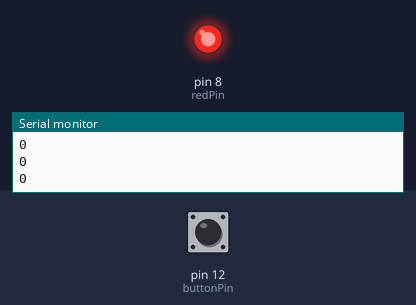
Recording of a sketch running on a simulated Arduino Uno, built with avr-gcc and run on an emulated ATmega328P. Shown: output pins drawn as LEDs (lit = HIGH), the last lines printed to the serial monitor. The test bench sets the inputs (shaded band); at power-on: pin 12 (buttonPin) LOW.

Above: at 1.2 s.
1.3 s: pin 12 (buttonPin) pulled HIGH for 0.15 s
At 1.45 s:
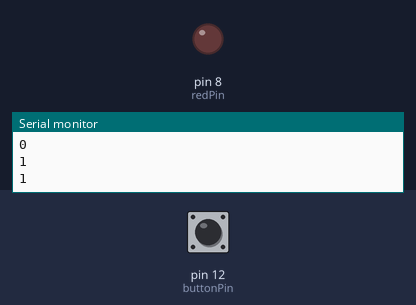
3.0 s: pin 12 (buttonPin) pulled HIGH for 3.2 s
At 7.0 s:
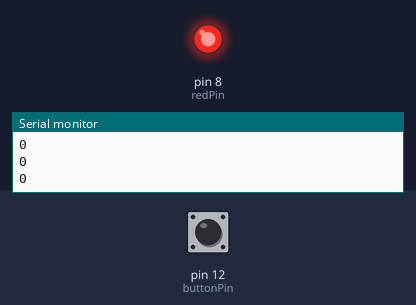
Timing chart, 0 to 8.5 s (numbered marks = the images above; inputs shaded):
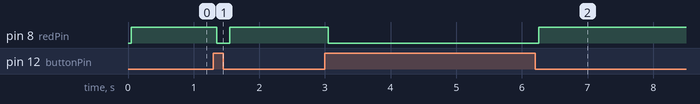

The sketch:

LED.ino
```cpp
int redPin = 8;
int buttonPin = 12;
int buttonVal;
int dt = 50;

void setup() {
  // put your setup code here, to run once:
  Serial.begin(9600);
  pinMode(redPin, OUTPUT);
  pinMode(buttonPin, INPUT);
}

void loop() {
  // put your main code here, to run repeatedly:
  buttonVal = digitalRead(buttonPin);
  Serial.println(buttonVal);
  delay(dt);

  if (buttonVal == 1) {
    digitalWrite(redPin, LOW);
    delay(dt);
  }
  else {
    digitalWrite(redPin, HIGH);
    delay(dt);
  }

}
```

Measured:
- after the input at 1.3 s, pin 8 (redPin): HIGH → LOW after 0.05 s, → HIGH 0.20 s later
- after the input at 3.0 s, pin 8 (redPin): HIGH → LOW after 0.05 s, → HIGH 3.2 s later
